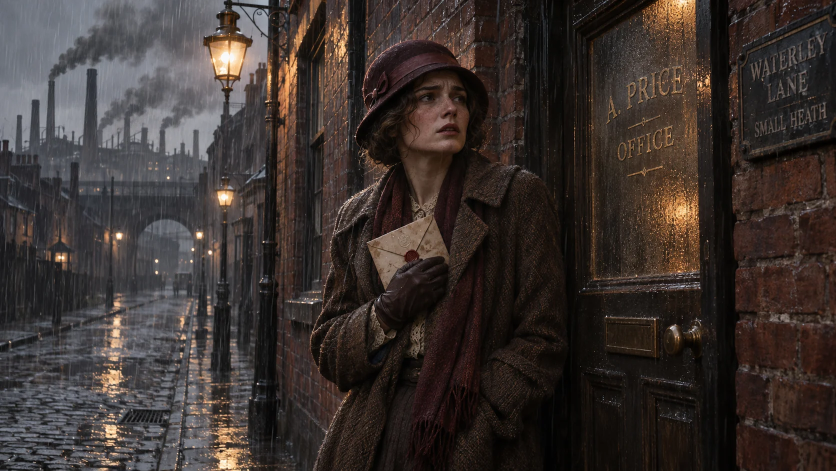
#> input picture preview/mobile/assets/case-scenes/intro.webp, 1672 x 941 px, found by its file name (shown at 1/2 size)
$ python case001-portrait-pilot-v1.py
#> lines starting #> are read from the running program, lines starting #| are printed output that depends on the picture
#!/usr/bin/env python3
"""Reproduce reviewed Case001 pilot; candidates and diagnostics only."""
import argparse
import hashlib
import json
from pathlib import Path
from PIL import Image, ImageDraw
from PIL import __version__ as pillow_version

SPECS = [
    ("intro", "intro.webp", (1672, 941), (510, 0, 1262, 940), "33e511c0362063675bb4f79a7a35faebea213c88188318637ff35740ee600065", "rejected"),
    ("envelope", "envelope.webp", (1672, 941), (465, 0, 1217, 940), "4005ac22ada654fce5e19a833941f3259f6aaa6730fc4938b2ef99942a926c20", "rejected"),
    ("widow", "widow-home.webp", (1671, 941), (470, 0, 1222, 940), "572811a0262bd11aebf16ad36bc221b7e827313b5d73f21d8b97e5a64340edcf", "rejected"),
    ("endingRescue", "endingRescue-approved.webp", (1448, 1086), (290, 0, 1158, 1085), "aa0bdb13ee24b2d5aa964ff7af5e5de55c80e7092e8224ce5507b16bd7493dc0", "candidate"),
]
def sha(path):
    return hashlib.sha256(path.read_bytes()).hexdigest()

def main():
    ap = argparse.ArgumentParser(description=__doc__)
    ap.add_argument("--root", type=Path, default=Path("."))
    ap.add_argument("--output", type=Path, default=Path("work/case001-portrait-pilot"))
    args = ap.parse_args()
    original_dir = (args.root / "assets/case-scenes").resolve()
    output = args.output.resolve()
    if output == original_dir or original_dir in output.parents:
        raise ValueError("Never write candidates under the original art directory")
    output.mkdir(parents=True, exist_ok=True)
    candidates = output / "portrait-candidates"
    candidates.mkdir(exist_ok=True)
    rows = []
    sheet = Image.new("RGB", (1280, 710), "#25221e")
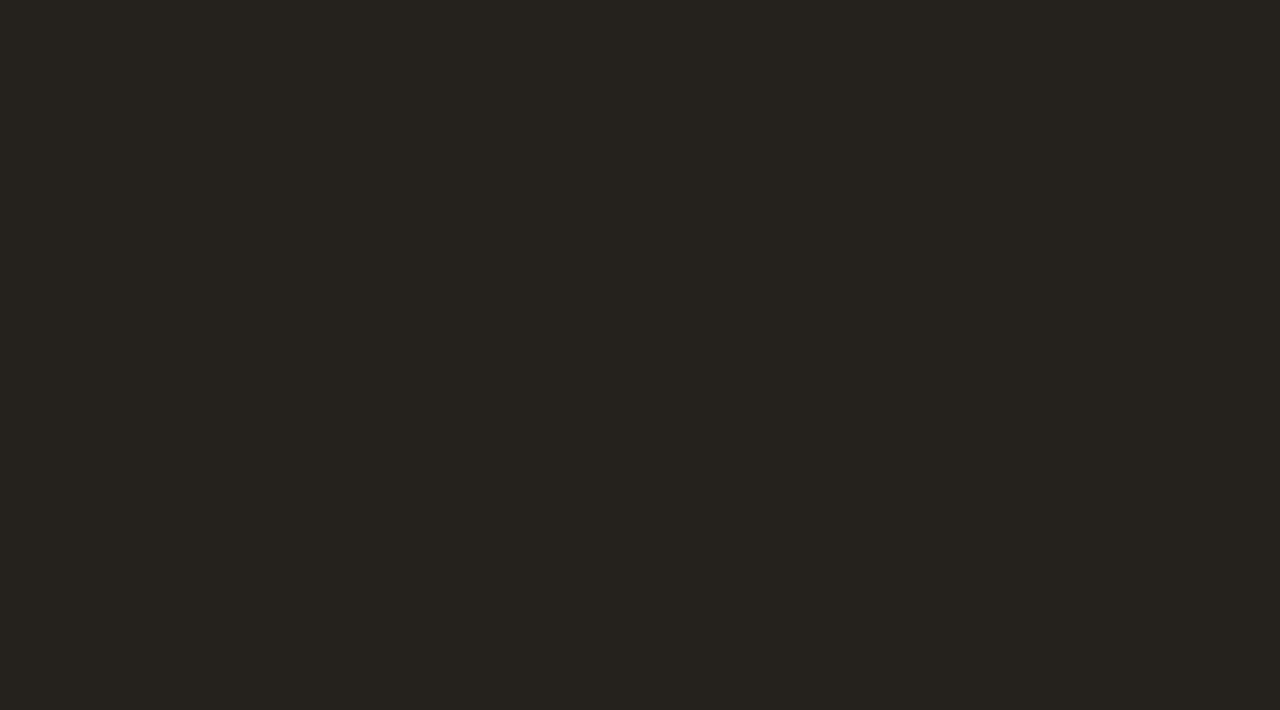
#> sheet: PIL image 1280x710 RGB; mean R, G, B 37, 34, 30
    draw = ImageDraw.Draw(sheet)
    for i, (scene, filename, dims, box, expected, decision) in enumerate(SPECS):
        source = original_dir / filename
        if sha(source) != expected:
            raise ValueError("Source hash changed: " + filename)
        with Image.open(source) as im:
#> im is the input picture: PIL image 1672x941 RGB; mean R, G, B 59, 50.4, 47.1
            if im.size != dims:
                raise ValueError("Unexpected source dimensions: " + filename)
            original = im.convert("RGB")
        left, top, right, bottom = box
        if not (0 <= left < right <= dims[0] and 0 <= top < bottom <= dims[1]
                and (right-left)*5 == (bottom-top)*4):
            raise ValueError("Invalid exact 4:5 crop: " + scene)
        crop = original.crop(box).resize((720, 900), Image.Resampling.LANCZOS)
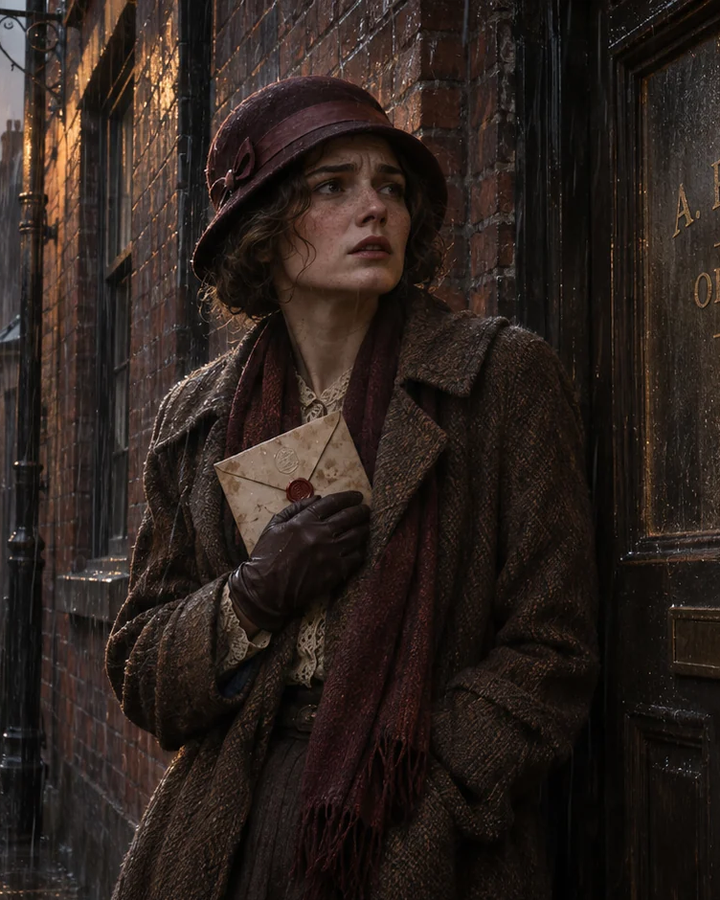
#> crop: PIL image 720x900 RGB; mean R, G, B 43.6, 33.6, 28.9
        x = i*320
        thumbnail = original.copy()
        thumbnail.thumbnail((310, 250))
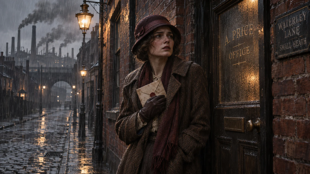
#> thumbnail: PIL image 310x174 RGB; mean R, G, B 59.1, 50.6, 47.2
        sheet.paste(thumbnail, (x+(320-thumbnail.width)//2, 24))
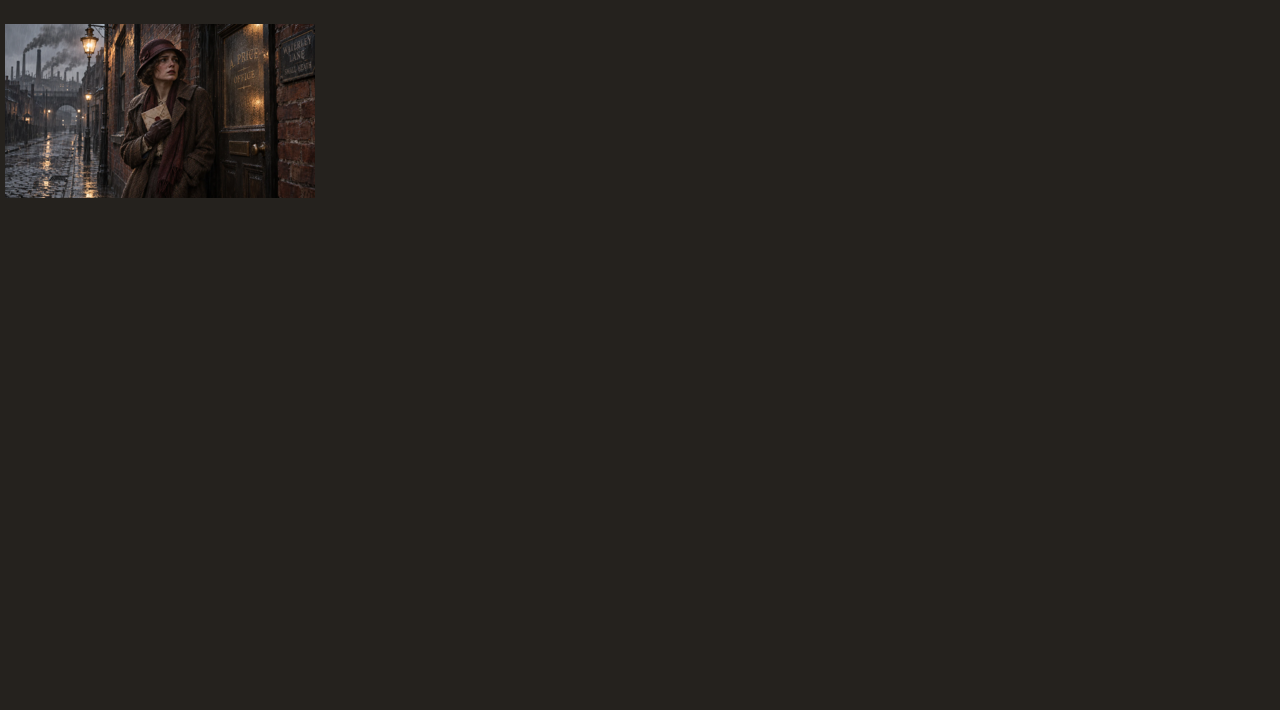
#> sheet: PIL image 1280x710 RGB; mean R, G, B 38.3, 35, 31
        sheet.paste(crop.resize((310, 388), Image.Resampling.LANCZOS), (x+5, 283))
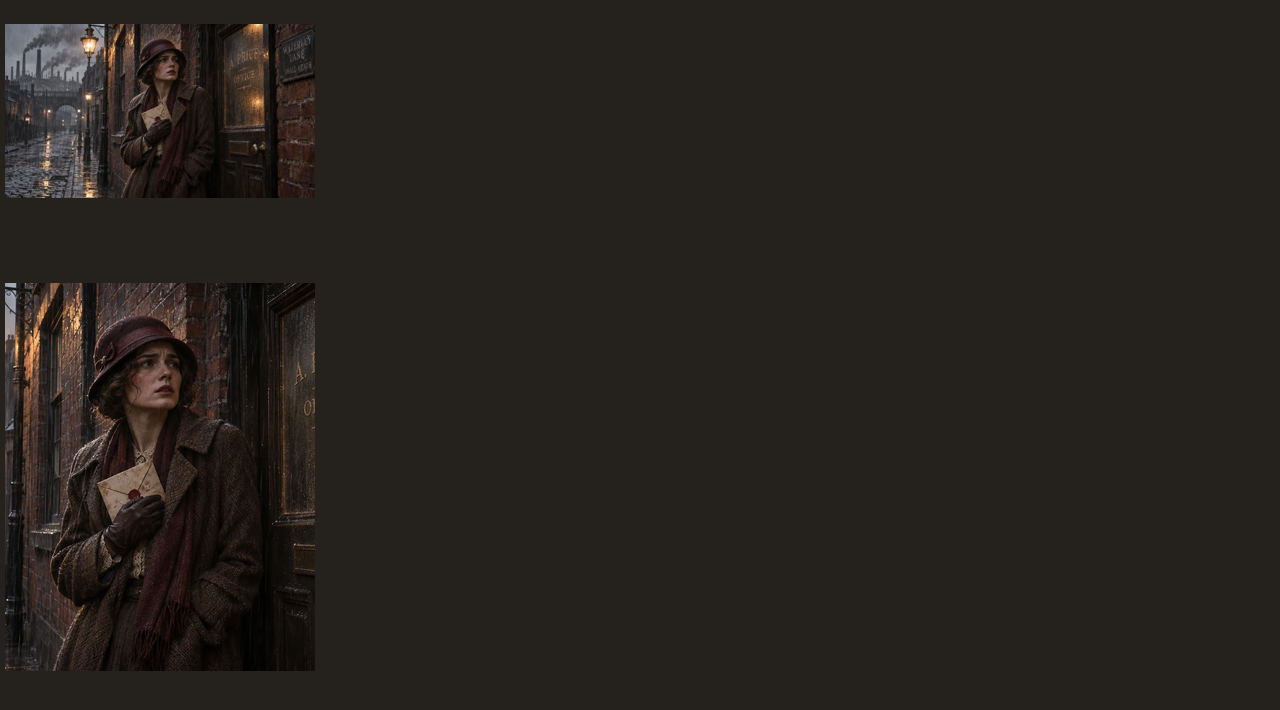
#> sheet: PIL image 1280x710 RGB; mean R, G, B 39.2, 34.9, 30.9
        draw.text((x+5, 5), scene + " / " + decision, fill="white")
        draw.text((x+5, 680), str(box), fill="white")
        row = {"scene": scene, "source": filename, "source_sha256": expected,
               "source_dimensions": dims, "crop": box, "decision": decision}
        if decision == "candidate":
            dest = candidates / (scene + "--mobile.webp")
            crop.save(dest, "WEBP", quality=92, method=6)
            with Image.open(dest) as check:
                check.load()
                if check.size != (720, 900):
                    raise ValueError("Candidate dimensions incorrect")
                candidate = check.convert("RGB")
            row["candidate_sha256"] = sha(dest)
            row["candidate_dimensions"] = [720, 900]
            widths = (320, 390, 430)
            compare = Image.new("RGB", (sum(widths)+32, 950), "#25221e")
            labels = ImageDraw.Draw(compare)
            offset = 8
            for width in widths:
                labels.text((offset, 7), f"{width} px / original then candidate", fill="white")
                a = original.resize((width, round(width / original.width * original.height)), Image.Resampling.LANCZOS)
                b = candidate.resize((width, round(width*900/720)), Image.Resampling.LANCZOS)
                compare.paste(a, (offset, 30))
                compare.paste(b, (offset, 40+a.height))
                offset += width+8
            compare.save(output / "endingRescue-widths.jpg", quality=95)
        if sha(source) != expected:
            raise ValueError("Original changed during export")
        rows.append(row)
    sheet.save(output / "pilot-comparison.jpg", quality=95)
    (output / "manifest.json").write_text(json.dumps({"pillow": pillow_version, "scenes": rows}, indent=2)+"\n", encoding="utf-8")
    print("Pilot only: 1 candidate, 3 rejected trials, original hashes unchanged.")

if __name__ == "__main__":
#> (the run stopped early here; a loop or call above may not have finished)
